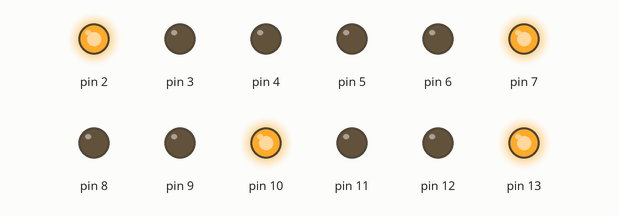
The sketch below on a simulated Arduino Uno, built with avr-gcc and run on an emulated ATmega328P. On the bench: output pins drawn as LEDs (lit = HIGH).

Above: at 0.1 s.
At 8.1 s:
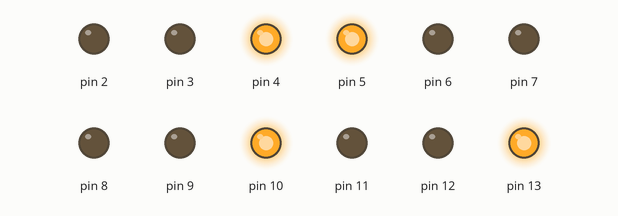
At 13.1 s:
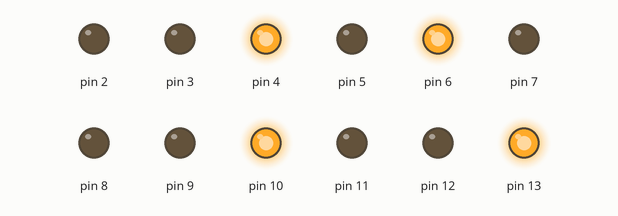
At 16.1 s:
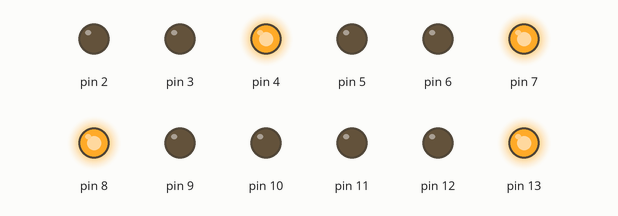
At 24.1 s:
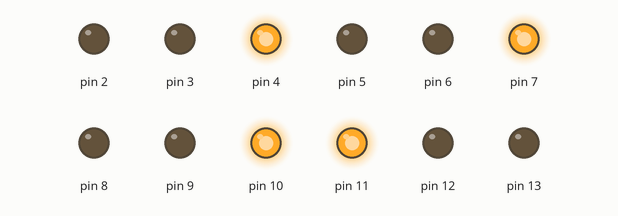
At 37.1 s:
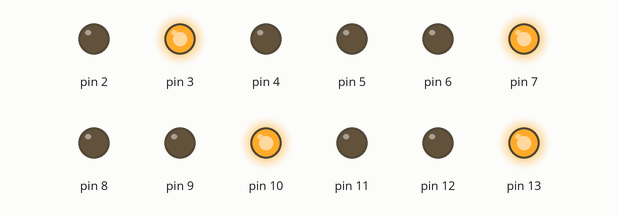
Timing chart, 0 to 40.0 s (numbered marks = the images above):
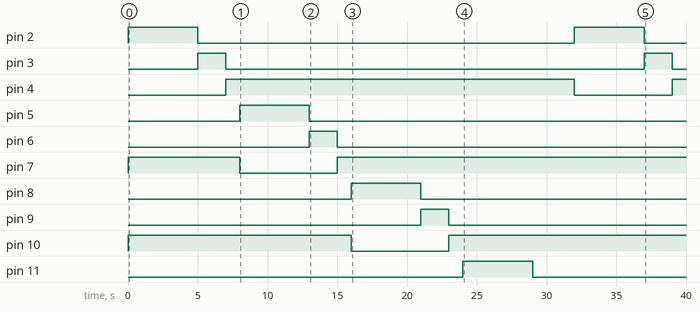

Measured:
- by itself, pin 2: HIGH → LOW at 5.0 s, → HIGH 27.0 s later, → LOW 5.0 s later
- by itself, pin 3: alternates HIGH for 2.0 s and LOW for 30.0 s
- by itself, pin 4: LOW → HIGH at 7.0 s, → LOW 25.0 s later, → HIGH 7.0 s later
- by itself, pin 5: LOW → HIGH at 8.0 s, → LOW 5.0 s later
- by itself, pin 6: LOW → HIGH at 13.0 s, → LOW 2.0 s later
- by itself, pin 7: HIGH → LOW at 8.0 s, → HIGH 7.0 s later
- by itself, pin 8: LOW → HIGH at 16.0 s, → LOW 5.0 s later
- by itself, pin 9: LOW → HIGH at 21.0 s, → LOW 2.0 s later

The sketch:

trafict_light.ino
```cpp
void setup() {
  //pin 2 s/d pin 13 sebagai dig output
  for(char i=2;i<14;i++){
    pinMode(i,OUTPUT);
  }
  //Matikan semua LED
  for(char i=2;i<14;i++){
    digitalWrite(i,0);
  }
  //hidupkan H1 + M2 + M3 + M4
  digitalWrite(2,1);
  digitalWrite(7,1);
  digitalWrite(10,1);
  digitalWrite(13,1);
}

void loop() {
  // H1 + M2 + M3 + M4 ON
  digitalWrite(2,1);
  digitalWrite(3,0);
  digitalWrite(4,0);
  delay(5000);

   //K1 + M2 + M3 +M4 ON
   digitalWrite(2,0);
   digitalWrite(3,1);
   digitalWrite(4,0);
   delay(2000);

   // M1 + M2 + M3 + M4 ON
   digitalWrite(2,0);
   digitalWrite(3,0);
   digitalWrite(4,1);
   delay(1000);

   // M1 + H2 + M3 + M4 ON
   digitalWrite(5,1);
   digitalWrite(6,0);
   digitalWrite(7,0);
   delay(5000);

   // M1 + K2 + M3 + M4 ON
   digitalWrite(5,0);
   digitalWrite(6,1);
   digitalWrite(7,0);
   delay(2000);

   // M1 + M2 + M3 + M4 ON
   digitalWrite(5,0);
   digitalWrite(6,0);
   digitalWrite(7,1);
   delay(1000);

   // M1 + M2 + H3 + M4 ON
   digitalWrite(8,1);
   digitalWrite(9,0);
   digitalWrite(10,0);
   delay(5000);

   // M1 + M2 + K3 + M4 ON
   digitalWrite(8,0);
   digitalWrite(9,1);
   digitalWrite(10,0);
   delay(2000);

   // M1 + M2 + M3 + M4 ON
   digitalWrite(8,0);
   digitalWrite(9,0);
   digitalWrite(10,1);
   delay(1000);

   // M1 + M2 + M3 + H4 ON
   digitalWrite(11,1);
   digitalWrite(12,0);
   digitalWrite(13,0);
   delay(5000);

   // M1 + M2 + M3 + K4 ON
   digitalWrite(11,0);
   digitalWrite(12,1);
   digitalWrite(13,0);
   delay(2000);

   // M1 + M2 + M3 + M4 ON
   digitalWrite(11,0);
   digitalWrite(12,0);
   digitalWrite(13,1);
   delay(1000);


}
```
